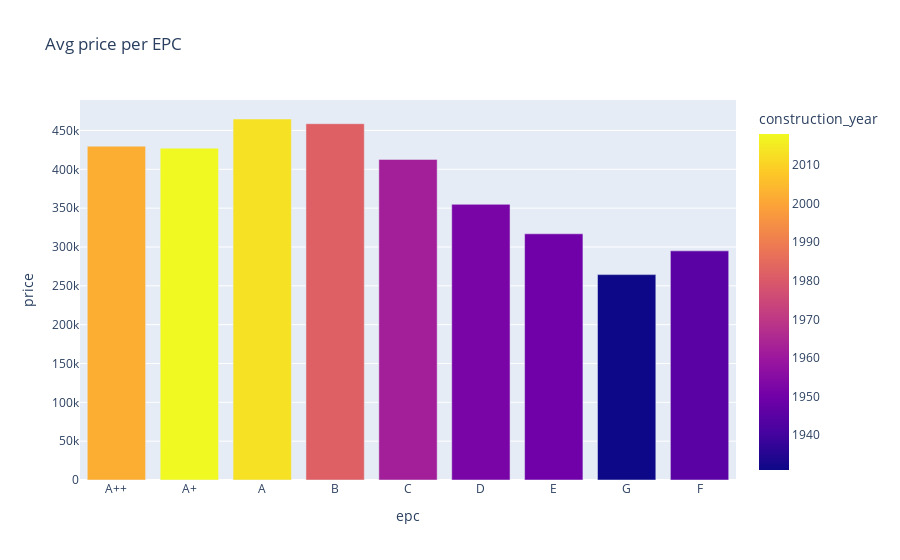

This figure's notebook cell:
### Code cell
fig = px.bar(compare_epc, x='epc', y='price', color='construction_year', title="Avg price per EPC")
fig.update_xaxes(categoryorder='array', categoryarray= ['A++', 'A+', 'A', 'B', 'C', 'D', 'E', 'G'])
fig.show()

### Figure 1 — Plotly figure (JSON) as saved in the notebook; plotly's stock layout.template omitted (floating-point values rounded to 4 significant figures)
{"data": [{"alignmentgroup": "True", "hovertemplate": "epc=%{x}<br>price=%{y}<br>construction_year=%{marker.color}<extra></extra>", "legendgroup": "", "marker": {"color": [2013, 2018, 2002, 1982, 1962, 1952, 1950, 1945, 1931], "coloraxis": "coloraxis", "pattern": {"shape": ""}}, "name": "", "offsetgroup": "", "orientation": "v", "showlegend": false, "textposition": "auto", "type": "bar", "x": ["A", "A+", "A++", "B", "C", "D", "E", "F", "G"], "xaxis": "x", "y": [464772, 427214, 429780, 458733, 412737, 354891, 316971, 295000, 264418], "yaxis": "y"}], "layout": {"barmode": "relative", "coloraxis": {"colorbar": {"title": {"text": "construction_year"}}, "colorscale": [[0, "#0d0887"], [0.1111, "#46039f"], [0.2222, "#7201a8"], [0.3333, "#9c179e"], [0.4444, "#bd3786"], [0.5556, "#d8576b"], [0.6667, "#ed7953"], [0.7778, "#fb9f3a"], [0.8889, "#fdca26"], [1, "#f0f921"]]}, "legend": {"tracegroupgap": 0}, "title": {"text": "Avg price per EPC"}, "xaxis": {"anchor": "y", "categoryarray": ["A++", "A+", "A", "B", "C", "D", "E", "G"], "categoryorder": "array", "domain": [0, 1], "title": {"text": "epc"}}, "yaxis": {"anchor": "x", "domain": [0, 1], "title": {"text": "price"}}}}
